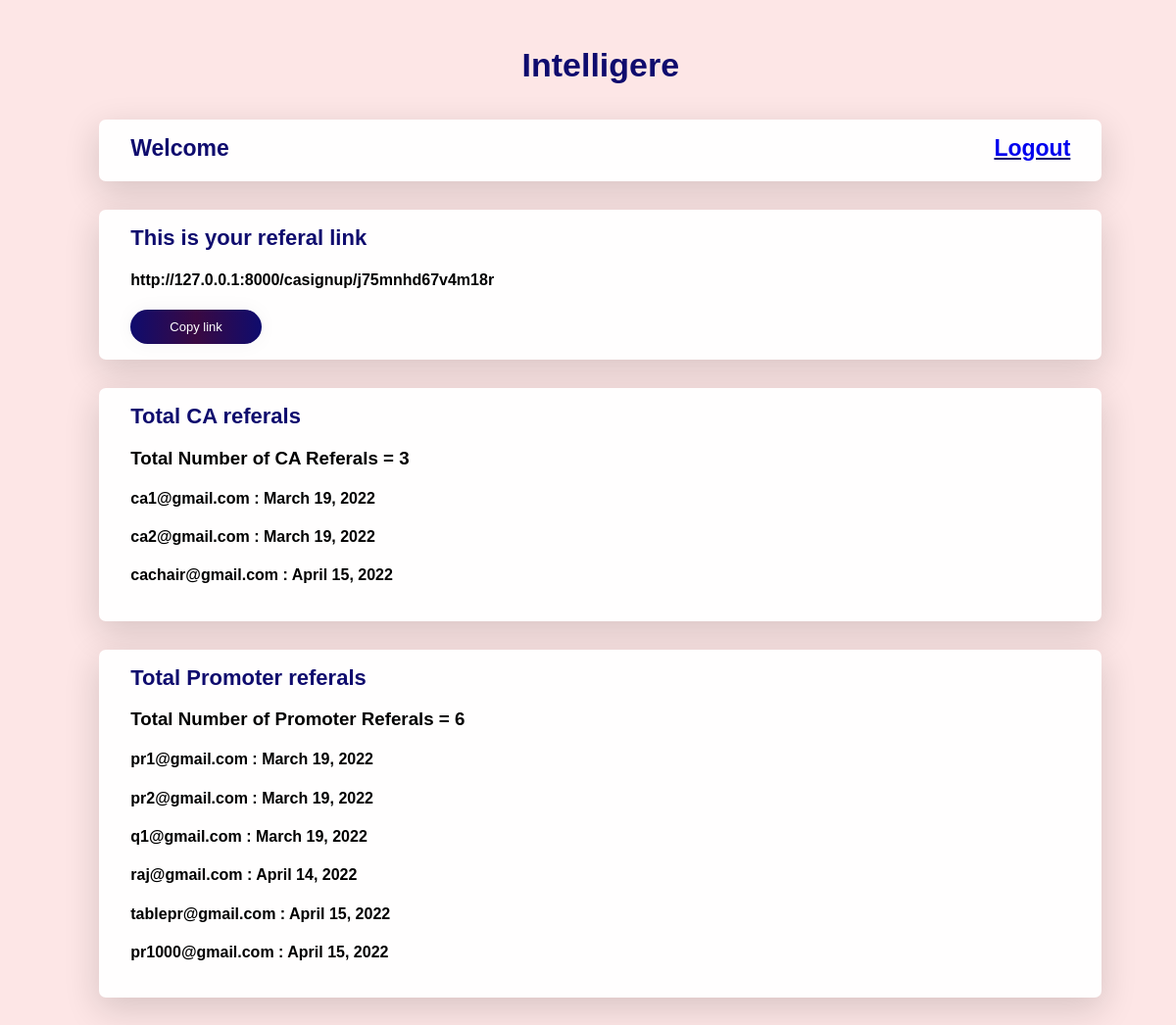
The app's page /maindash/, older data.
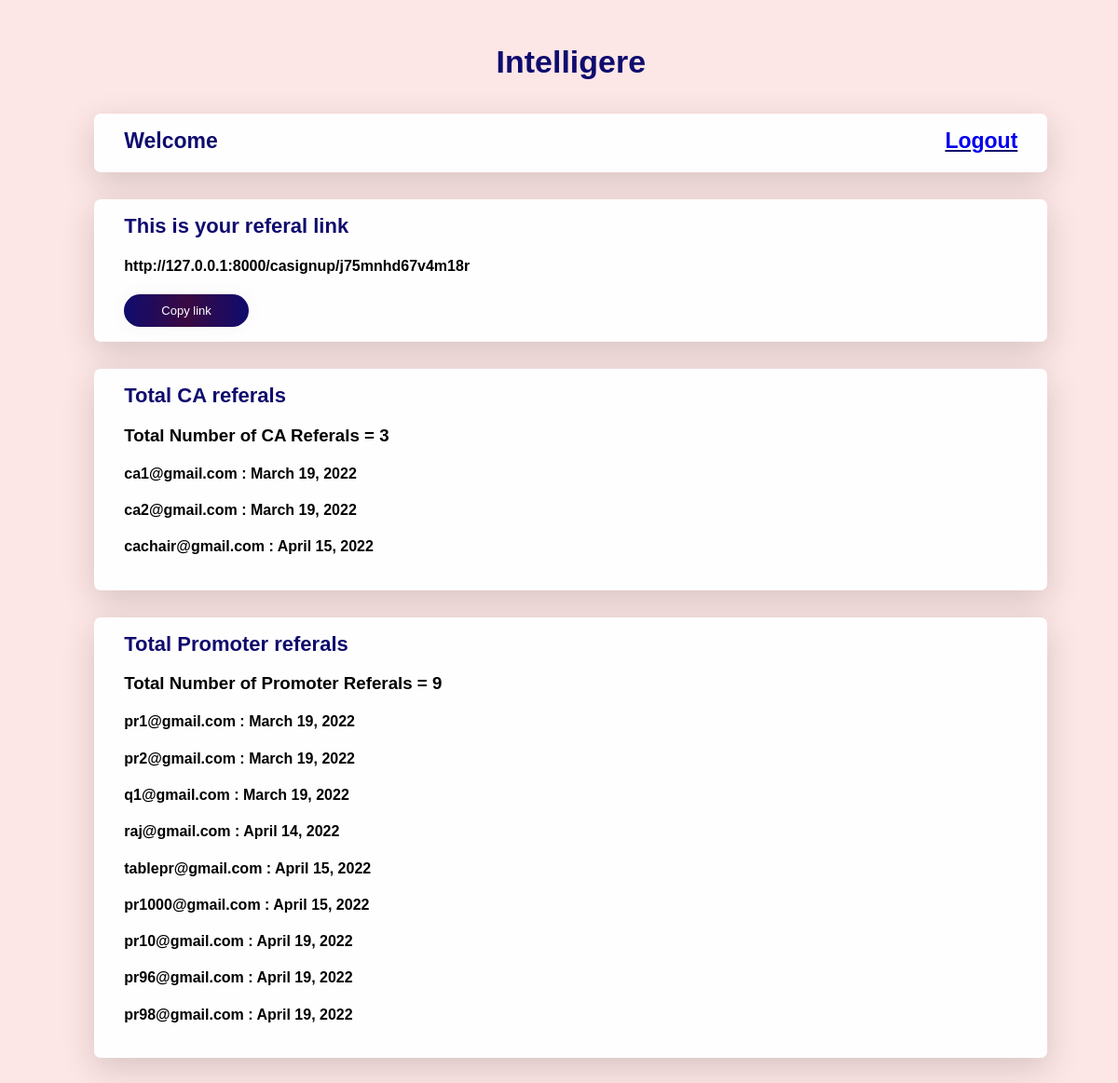
The same page, newer data.
### CA/models.py (models this page shows, shortened)
class CasignUp(models.Model):
    name = models.CharField(max_length=30, default='')
    email = models.EmailField(default='')
    number = models.PositiveIntegerField()
    password = models.CharField(default='', max_length=15)
    confirmPassword = models.CharField(default='', max_length=15)
    link=models.CharField(max_length=55,default='')
    payment_due_date = models.DateField(default=datetime.now()+timedelta(days=15))
    subuser=models.ForeignKey(PrsignUp,on_delete=models.CASCADE,null=True,blank=True)
    def __str__(self):
        return self.email

class PrsignUp(models.Model):
    name = models.CharField(max_length=30, default='')
    email = models.EmailField(default='')
    number = models.PositiveIntegerField()
    password = models.CharField(default='', max_length=15)
    confirmPassword = models.CharField(default='', max_length=15)
    link=models.CharField(max_length=55,default='')
    recommend_by=models.CharField(max_length=30,default='',blank=False)
    payment_due_date = models.DateField(default=datetime.now()+timedelta(days=15))
    def __str__(self):
        return self.email

### CA/views.py (the view)
# urls.py: path('maindash/',views.MAINDASH,name='MAINDASH'),
def MAINDASH(request):
    caobj =  CasignUp.objects.all()
    print(caobj)
    probj =  PrsignUp.objects.all()
    link  = 'http://127.0.0.1:8000/casignup/j75mnhd67v4m18r'
    context = {
        'caobj': caobj,
        'probj': probj,
        'calen': len(caobj),
        'prlen': len(probj),
        'link' : link,
    }
    return render(request, 'maindash.html', context)

### CA/templates/maindash.html (shortened to what this page needs)
<!DOCTYPE html>
<html lang="en">
<head>
</head>
<body>
    <div class="container">
        <div class="heading">Intelligere</div>
        <div class="card">
            <div class="spacing">
                <div class="name">Welcome {{key.name}}</div>
                <div class="logout">
                    <a href="{% url 'CALOGOUT' %}">Logout</a>
                </div>
            </div>
        </div>
        <div class="card">
            <div class="sign">
                This is your referal link
            </div>
            <div class="row">
                <h4>
                    {{link}}
                </h4>
                <div class="tooltip">
                    <button class="submit" onclick="myFunction()" onmouseout="outFunc()">Copy link</button>
                </div>
            </div>
        </div>
        {% if caobj %}
        <div class="card">
            <div class="sign">
                Total CA referals
            </div>
            <h3> Total Number of CA Referals = {{calen}}</h3>
            {% for i in caobj %}
            <h4>
                {{i}} : {{i.payment_due_date}}
            </h4>
            {% endfor %}
        </div>
        {% endif %}
        {% if probj %}
        <div class="card">
            <div class="sign">
                Total Promoter referals
            </div>
            <h3> Total Number of Promoter Referals = {{prlen}}</h3>
            {% for i in probj %}
            <h4>
                {{i}} : {{i.payment_due_date}}
            </h4>
            {% endfor %}
        </div>
        {% endif %}
    </div>
</body>
</html>

Row changes from the older to the newer data that the page shows:
added PrsignUp: email "pr10@gmail.com", payment_due_date "April 19, 2022"
added PrsignUp: email "pr96@gmail.com", payment_due_date "April 19, 2022"
added PrsignUp: email "pr98@gmail.com", payment_due_date "April 19, 2022"
Text that changed along with them:
{{ prlen }}: "6" → "9"
